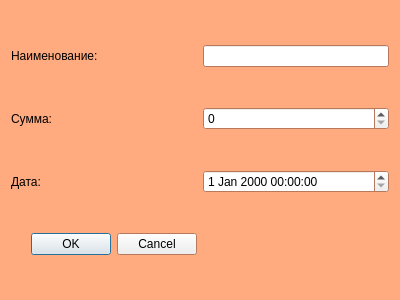
<?xml version="1.0" encoding="UTF-8"?>
<ui version="4.0">
 <class>Dialog</class>
 <widget class="QDialog" name="Dialog">
  <property name="geometry">
   <rect>
    <x>0</x>
    <y>0</y>
    <width>400</width>
    <height>300</height>
   </rect>
  </property>
  <property name="palette">
   <palette>
    <active>
     <colorrole role="Base">
      <brush brushstyle="SolidPattern">
       <color alpha="255">
        <red>255</red>
        <green>255</green>
        <blue>255</blue>
       </color>
      </brush>
     </colorrole>
     <colorrole role="Window">
      <brush brushstyle="SolidPattern">
       <color alpha="255">
        <red>255</red>
        <green>170</green>
        <blue>127</blue>
       </color>
      </brush>
     </colorrole>
    </active>
    <inactive>
     <colorrole role="Base">
      <brush brushstyle="SolidPattern">
       <color alpha="255">
        <red>255</red>
        <green>255</green>
        <blue>255</blue>
       </color>
      </brush>
     </colorrole>
     <colorrole role="Window">
      <brush brushstyle="SolidPattern">
       <color alpha="255">
        <red>255</red>
        <green>170</green>
        <blue>127</blue>
       </color>
      </brush>
     </colorrole>
    </inactive>
    <disabled>
     <colorrole role="Base">
      <brush brushstyle="SolidPattern">
       <color alpha="255">
        <red>255</red>
        <green>170</green>
        <blue>127</blue>
       </color>
      </brush>
     </colorrole>
     <colorrole role="Window">
      <brush brushstyle="SolidPattern">
       <color alpha="255">
        <red>255</red>
        <green>170</green>
        <blue>127</blue>
       </color>
      </brush>
     </colorrole>
    </disabled>
   </palette>
  </property>
  <property name="windowTitle">
   <string>Dialog</string>
  </property>
  <layout class="QGridLayout" name="gridLayout">
   <item row="1" column="0">
    <widget class="QLabel" name="summa_label_z">
     <property name="text">
      <string>Сумма:</string>
     </property>
    </widget>
   </item>
   <item row="0" column="1">
    <widget class="QLineEdit" name="name_edit_z"/>
   </item>
   <item row="3" column="0">
    <widget class="QDialogButtonBox" name="buttonBox">
     <property name="orientation">
      <enum>Qt::Horizontal</enum>
     </property>
     <property name="standardButtons">
      <set>QDialogButtonBox::Cancel|QDialogButtonBox::Ok</set>
     </property>
    </widget>
   </item>
   <item row="0" column="0">
    <widget class="QLabel" name="name_label_z">
     <property name="text">
      <string>Наименование:</string>
     </property>
    </widget>
   </item>
   <item row="1" column="1">
    <widget class="QSpinBox" name="summa_edit_z"/>
   </item>
   <item row="2" column="0">
    <widget class="QLabel" name="date_label_z">
     <property name="text">
      <string>Дата:</string>
     </property>
    </widget>
   </item>
   <item row="2" column="1">
    <widget class="QDateTimeEdit" name="date_edit_z"/>
   </item>
  </layout>
 </widget>
 <resources/>
 <connections>
  <connection>
   <sender>buttonBox</sender>
   <signal>accepted()</signal>
   <receiver>Dialog</receiver>
   <slot>accept()</slot>
   <hints>
    <hint type="sourcelabel">
     <x>248</x>
     <y>254</y>
    </hint>
    <hint type="destinationlabel">
     <x>157</x>
     <y>274</y>
    </hint>
   </hints>
  </connection>
  <connection>
   <sender>buttonBox</sender>
   <signal>rejected()</signal>
   <receiver>Dialog</receiver>
   <slot>reject()</slot>
   <hints>
    <hint type="sourcelabel">
     <x>316</x>
     <y>260</y>
    </hint>
    <hint type="destinationlabel">
     <x>286</x>
     <y>274</y>
    </hint>
   </hints>
  </connection>
 </connections>
</ui>
